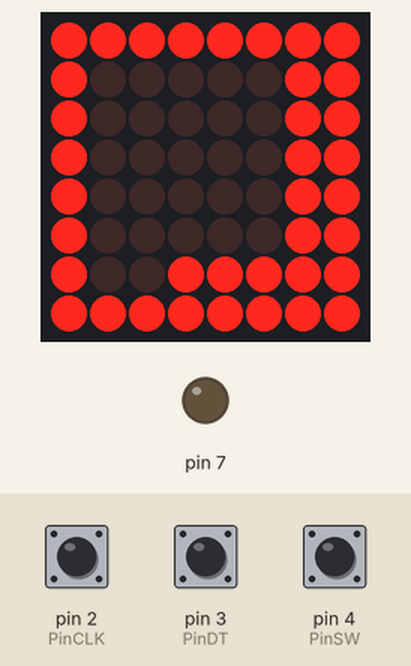
The sketch below on a simulated Arduino Uno, built with avr-gcc and run on an emulated ATmega328P. Shown: 8×8 LED matrix, output pins drawn as LEDs (lit = HIGH). The test bench sets the inputs (shaded band); at power-on: pin 4 (PinSW) HIGH, pin 2 (PinCLK) LOW, pin 3 (PinDT) HIGH.

Above: at 4.6 s.
4.7 s: pin 4 (PinSW) pulled LOW for 1.25 s
At 5.5 s:
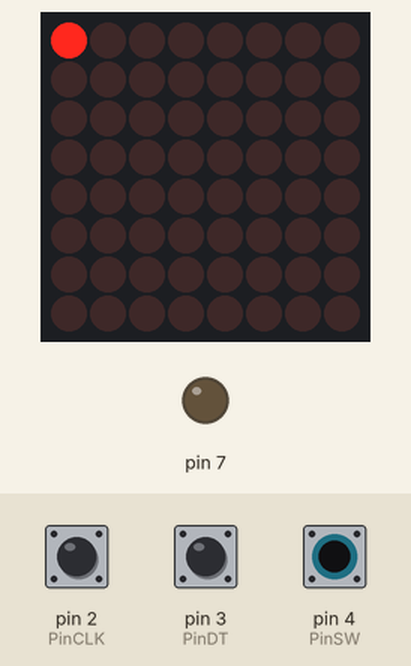
7.4 s: pin 4 (PinSW) pulled LOW for 1.25 s
At 9.21 s:
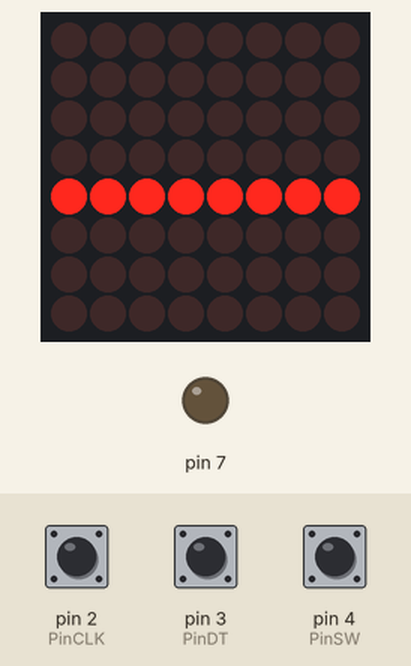
10.2 s: pin 4 (PinSW) pulled LOW for 3.2 s
At 11.9 s:
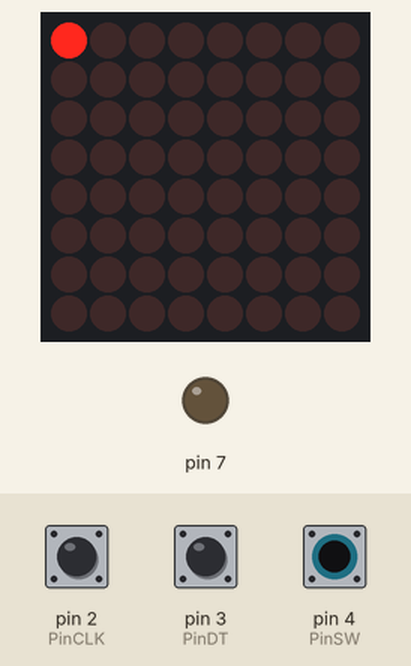
14.9 s: pin 4 (PinSW) pulled LOW for 3.2 s
At 17.96 s:
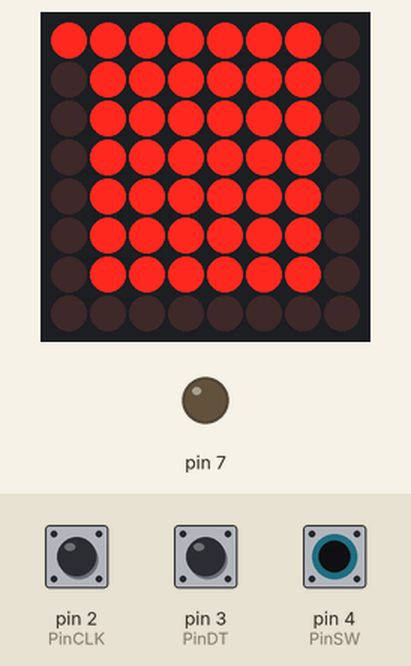
19.6 s: pin 4 (PinSW) pulled LOW for 1.25 s
At 20.83 s:
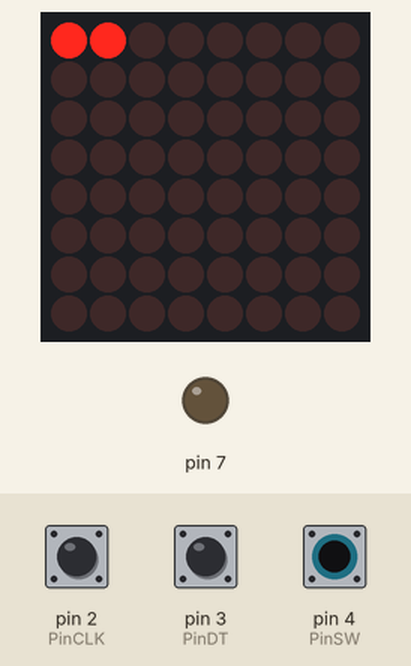
22.4 s: pin 2 (PinCLK) pulsed HIGH 2 times (0.12 s each, 0.3 s apart)
At 24.0 s:
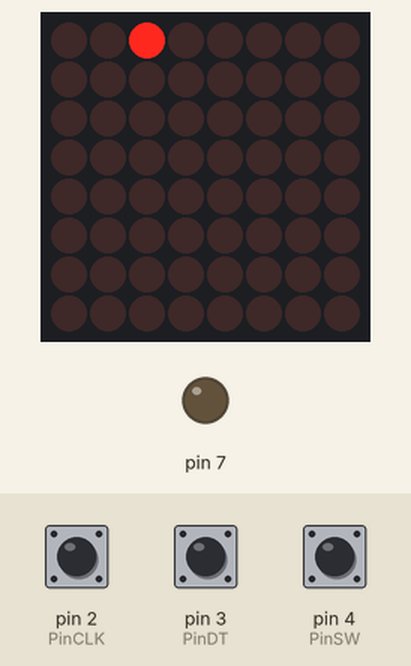

The sketch:

soda_machine.ino
```cpp
#include "LedControl.h"

/*
 Now we need a LedControl to work with.
 ***** These pin numbers will probably not work with your hardware *****
 We have only a single MAX72XX.
 */

// Rotary
const int PinCLK=2;   // Generating interrupts using CLK signal
const int PinDT=3;    // Reading DT signal
const int PinSW=4;    // Reading Push Button switch

volatile boolean TurnDetected;  // need volatile for Interrupts
volatile boolean rotationdirection;  // CW or CCW rotation

// Arguments: DATA, CLK, CS, count
LedControl lc = LedControl(12,10,11,1);

byte smiley[8] = {
  B00000000,
  B00000000,
  B00000000,
  B00000000,
  B00000000,
  B00000000,
  B00000000,
  B00000000
};

#define CIRCLE_COUNT 4
byte CIRCLE[][8]=
{
  { B00000000,
    B00000000,
    B00000000,
    B00011000,
    B00011000,
    B00000000,
    B00000000,
    B00000000 },

  { B00000000,
    B00000000,
    B00011000,
    B00111100,
    B00111100,
    B00011000,
    B00000000,
    B00000000 },

  { B00000000,
    B00111100,
    B00111110,
    B01111110,
    B01111110,
    B01111110,
    B00111100,
    B00000000 },

  { B00111100,
    B01111110,
    B11111111,
    B11111111,
    B11111111,
    B11111111,
    B01111110,
    B00111100 },

};
byte SODA[][8]=
          {{ B01111110,
             B10000001,
             B00000001,
             B00001110,
             B01110000,
             B10000000,
             B10000001,
             B01111110},

            {B01111110,
             B10000001,
             B10000001,
             B10000001,
             B10000001,
             B10000001,
             B10000001,
             B01111110},

            {B00111111,
             B01000001,
             B10000001,
             B10000001,
             B10000001,
             B10000001,
             B01000001,
             B00111111},

            {B00011000,
             B00100100,
             B01000010,
             B10000001,
             B11111111,
             B10000001,
             B10000001,
             B10000001}};

byte soda[][8]=
          {{ B00000000,
             B00000000,
             B00000000,
             B00111100,
             B00000100,
             B00111100,
             B00100000,
             B00111100},

            {B00000000,
             B00000000,
             B00000000,
             B00111100,
             B00100100,
             B00100100,
             B00100100,
             B00111100},

            {B00100000,
             B00100000,
             B00100000,
             B00111000,
             B00100100,
             B00100100,
             B00100100,
             B00111000},

            {B00000000,
             B00000000,
             B00100000,
             B00111000,
             B00100100,
             B00100100,
             B00100100,
             B00111000}};

void isr ()  {
  delay(4);  // delay for Debouncing
  if (digitalRead(PinCLK))
    rotationdirection= digitalRead(PinDT);
  else
    rotationdirection= !digitalRead(PinDT);
  TurnDetected = true;
}

void setup() {
  pinMode(7, OUTPUT);
  pinMode(PinCLK,INPUT);
  pinMode(PinDT,INPUT);
  pinMode(PinSW,INPUT);
  digitalWrite(PinSW, HIGH); // Pull-Up resistor for switch
  attachInterrupt (0,isr,FALLING); // interrupt 0 always connected to pin 2 on Arduino UNO

    /*
   The MAX72XX is in power-saving mode on startup,
   we have to do a wakeup call
   */
  lc.shutdown(0,false);
  /* Set the brightness to a medium values */
  lc.setIntensity(0,8);
  /* and clear the display */
  lc.clearDisplay(0);

}

void checkRotary() {
  bool sw = (!digitalRead(PinSW));
  if (sw || TurnDetected ) {
    lc.setLed(0,0,0,sw);
    lc.setLed(0,0,rotationdirection?1:2,TurnDetected);
    TurnDetected = false;
    delay(500);
  }
}

void loop() {
  checkRotary();

  writeLetters(soda);
  checkRotary();

  spiral(20, true);
  checkRotary();
  spiral(20, false);
  checkRotary();

  circle(20, 5);
  checkRotary();

  single(5, true);
  checkRotary();
  single(5, false);
  checkRotary();
  single(5, true);
  checkRotary();
  single(5, false);
  checkRotary();

  lines(1, 3, 35);
  checkRotary();
  lines(2, 3, 35);
  checkRotary();
  lines(3, 3, 35);
  checkRotary();
}

//We always have to include the library
#include "LedControl.h"

/* we always wait a bit between updates of the display */
unsigned long delaytime=500;

void drawPattern(byte pattern[8]) {
  for ( int j=0; j<8; j++ ) {
    lc.setColumn(0,j,pattern[j]);
  }
}

void clear() {
  for ( int j=0; j<8; j++ ) {
    lc.setColumn(0,j,0);
  }
}
/*
 This method will display the characters for the
 word "Arduino" one after the other on the matrix.
 (you need at least 5x7 leds to see the whole chars)
 */
void writeLetters(byte letters[][8]) {
  int i, j;

  for ( int i=0; i<4; i++ ) {
    for ( int j=0; j<8; j++ ) {
      lc.setColumn(0,j,letters[i][j]);
    }
    delay(delaytime);
  }
  clear();
  delay(delaytime);
}

/*
 This function will light up every Led on the matrix.
 The led will blink along with the row-number.
 row number 4 (index==3) will blink 4 times etc.
 */
void single(int delayMs, bool flag) {
  for(int row=0;row<8;row++) {
    for(int col=0;col<8;col++) {
      delay(delayMs);
      lc.setLed(0,row,col,flag);
    }
  }
}

void circle(int delayMs, int count) {
  for ( int i=0; i<count; i++ ) {
    for ( int j=0; j<CIRCLE_COUNT; j++ ) {
      drawPattern(CIRCLE[j]);
      delay(delayMs);
    }
  }
  clear();
}

// call spiral(NULL, NULL) to reset.
void do_spiral(int *x, int *y) {
  static int n, lastX, lastY;
  static int dir, step;

  if ( x == NULL || y == NULL ) {
    n = 0;
    step = 0;
    return;
  }

  if ( step == 0 && n == 0 ) {
    // First step.
    lastX = 0;
    lastY = 0;
    dir = 0;
    step = 1;
  } else {

    // Make a move
    switch(dir) {
    case 0: lastX++; break;
    case 1: lastY++; break;
    case 2: lastX--; break;
    case 3: lastY--; break;
    }
    step--;

    if ( step == 0 ) {
      dir = (dir+1)%4;
      n++;
      step = n/2 + 1;
    }
  }

  *x = lastX;
  *y = lastY;
}

void spiral(int delayMs, boolean on) {
  do_spiral(NULL, NULL);
  for ( int n = 0; n<64; n++ ) {
    int x, y;
    do_spiral(&x, &y);
    lc.setLed(0, 3+x, 3+y, on);
    delay(delayMs);
  }
}


void lines(int mask, int scanCount, int delayMs) {
  for ( int i=0; i<scanCount; i++) {

    for ( int row = 0; row<8; row++) {

      if ( mask & 1 ) lc.setRow(0, row, B11111111);
      if ( mask & 2 ) lc.setColumn(0, row, B11111111);

      delay(delayMs);

      if ( mask & 1 ) lc.setRow(0, row, B00000000);
      if ( mask & 2 ) lc.setColumn(0, row, B00000000);

    }

    for ( int row = 0; row<8; row++) {

      if ( mask & 1 ) lc.setRow(0, 7-row, B11111111);
      if ( mask & 2 ) lc.setColumn(0, 7-row, B11111111);
      delay(delayMs);
      if ( mask & 1 ) lc.setRow(0, 7-row, B00000000);
      if ( mask & 2 ) lc.setColumn(0, 7-row, B00000000);
    }
  }
}
```

Measured:
- after the input at 4.7 s, the display: first differs from a run without the input after 0.44 s (image 1)
- after the input at 7.4 s, the display: first differs from a run without the input after 0.18 s (image 2 shows a later state)
- after the input at 10.2 s, the display: first differs from a run without the input after 1.4 s (image 3)
- after the input at 14.9 s, the display: first differs from a run without the input after 1.6 s (image 4 shows a later state)
- after the input at 19.6 s, the display: first differs from a run without the input after 0.57 s (image 5 shows a later state)
- after the input at 22.4 s, the display: first differs from a run without the input after 1.3 s (image 6)
- what the display in image 1 shows lasts 0.5 s, from 5.1 s to 5.6 s
